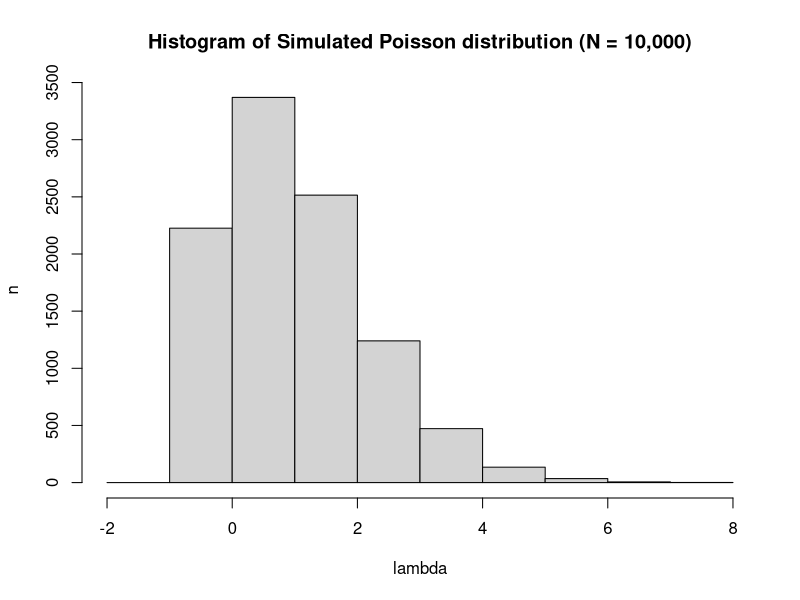
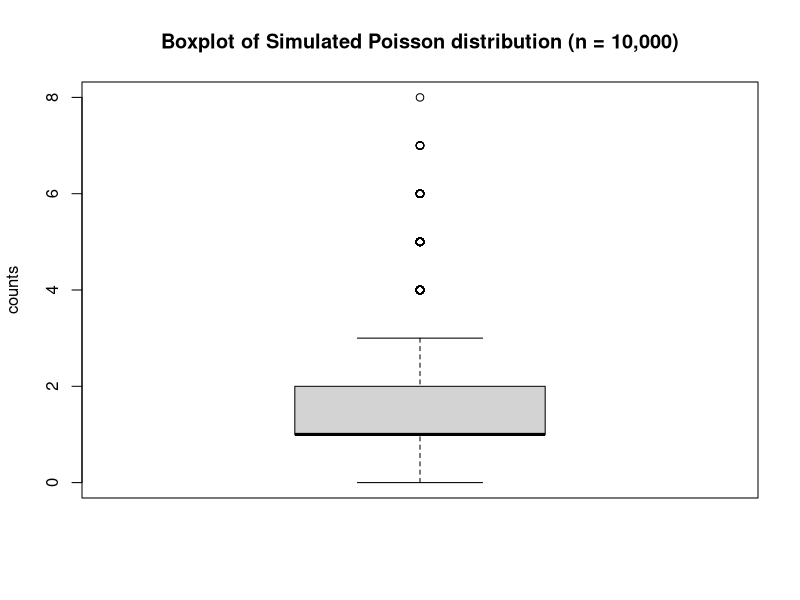
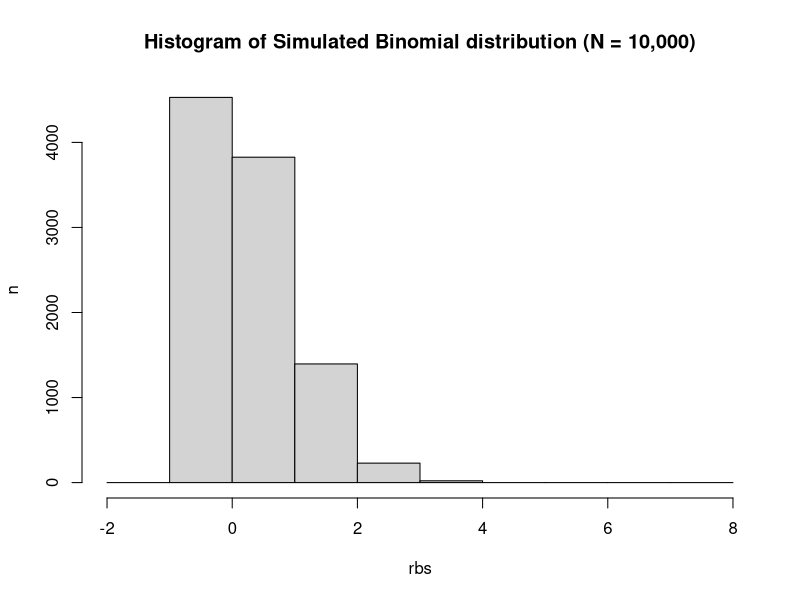
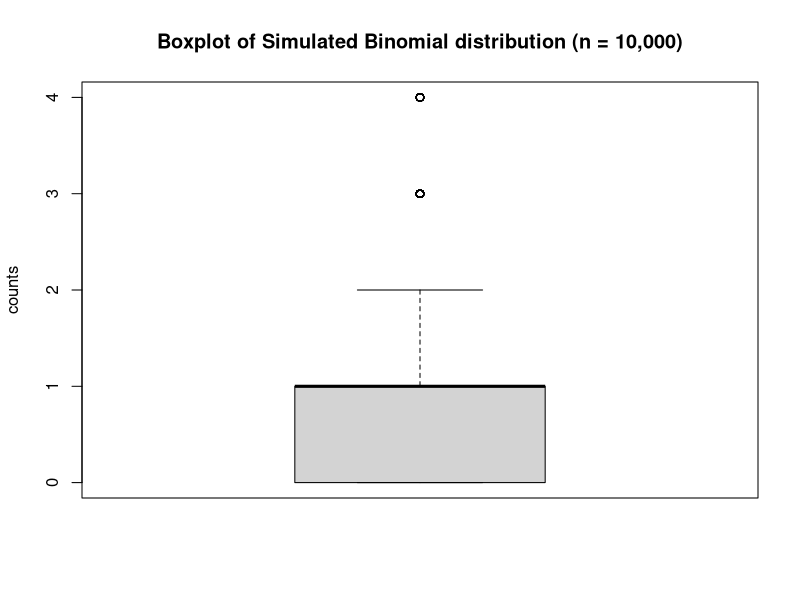

Here is the R script that generated these plots, in order:
# Poisson Distribution
set.seed(8675309)
LAMBDA <- 1.5
rps <- rpois(10000, LAMBDA)

# theoretical mean and sd from Miller I and Miller M, 'John E. Freund's Mathematical Statistics with Applications'; eigth edition, p. 162
p.t_mean <- LAMBDA
p.t_sd <- LAMBDA
p.t_mean
p.t_sd

# simulated mean and sd
p.s_mean <- mean(rps)
p.s_sd <- sd(rps)
p.s_mean
p.s_sd

# histogram and boxplot
hist(
  rps,
  breaks = -2:8,
  main = "Histogram of Simulated Poisson distribution (N = 10,000)",
  xlab = "lambda",
  ylab = "n"
)

boxplot(
  rps,
  ylab = "counts",
  main = "Boxplot of Simulated Poisson distribution (n = 10,000)"
)

# Binomial distribution
set.seed(8675309)
N <- 5
THETA <- 0.15
rbs <- rbinom(10000, N, THETA)

# theoretical mean and sd from Miller I and Miller M, 'John E. Freund's Mathematical Statistics with Applications'; eigth edition, p. 149
b.t_mean <- N * THETA
b.t_sd <- sqrt( N * THETA * (1 - THETA) )
b.t_mean
b.t_sd

# simulated mean and sd
b.s_mean <- mean(rbs)
b.s_sd <- sd(rbs)
b.s_mean
b.s_sd

# histogram and boxplot
hist(
  rbs,
  breaks = -2:8,
  main = "Histogram of Simulated Binomial distribution (N = 10,000)",
  ylab = "n"
)

boxplot(
  rbs,
  ylab = "counts",
  main = "Boxplot of Simulated Binomial distribution (n = 10,000)"
)
